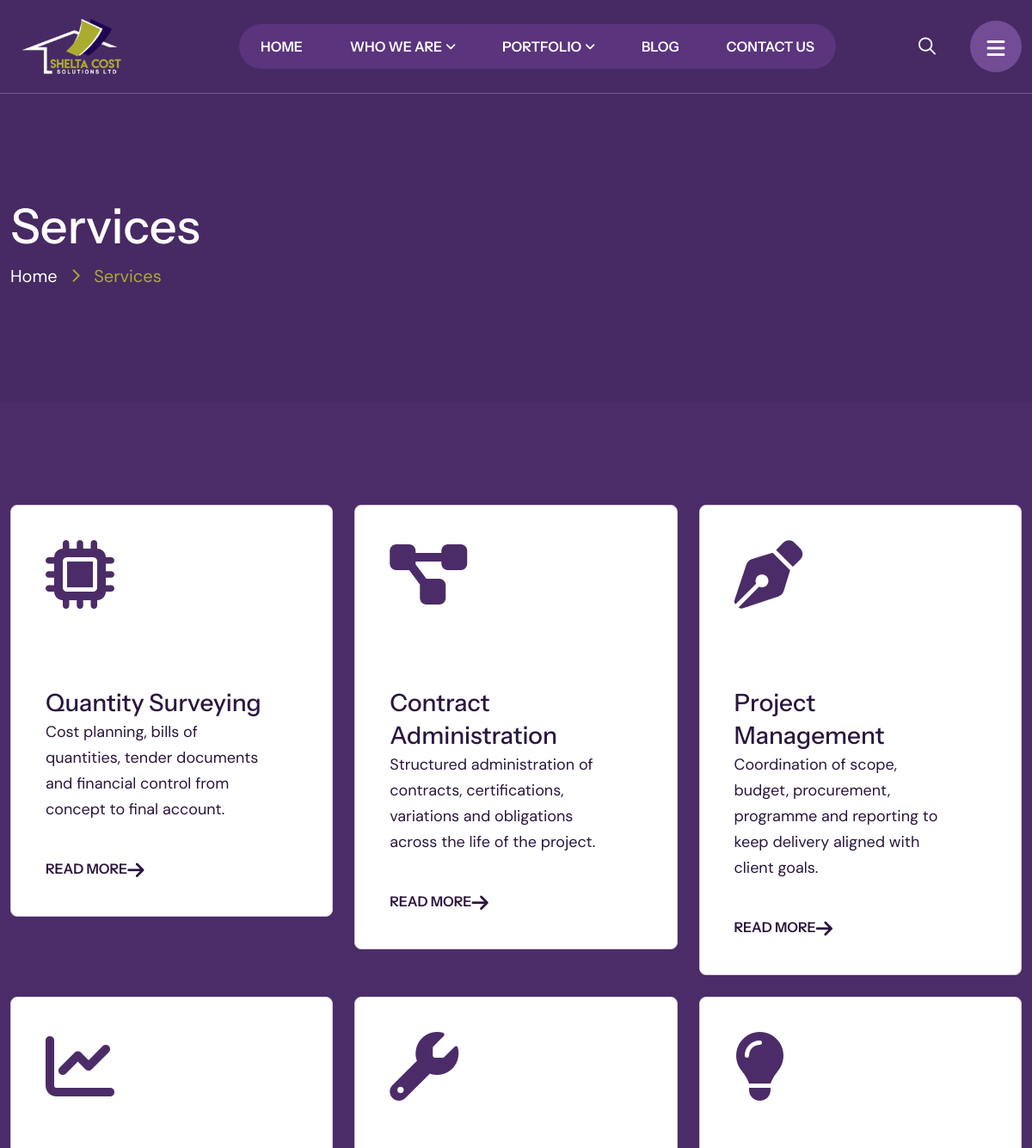
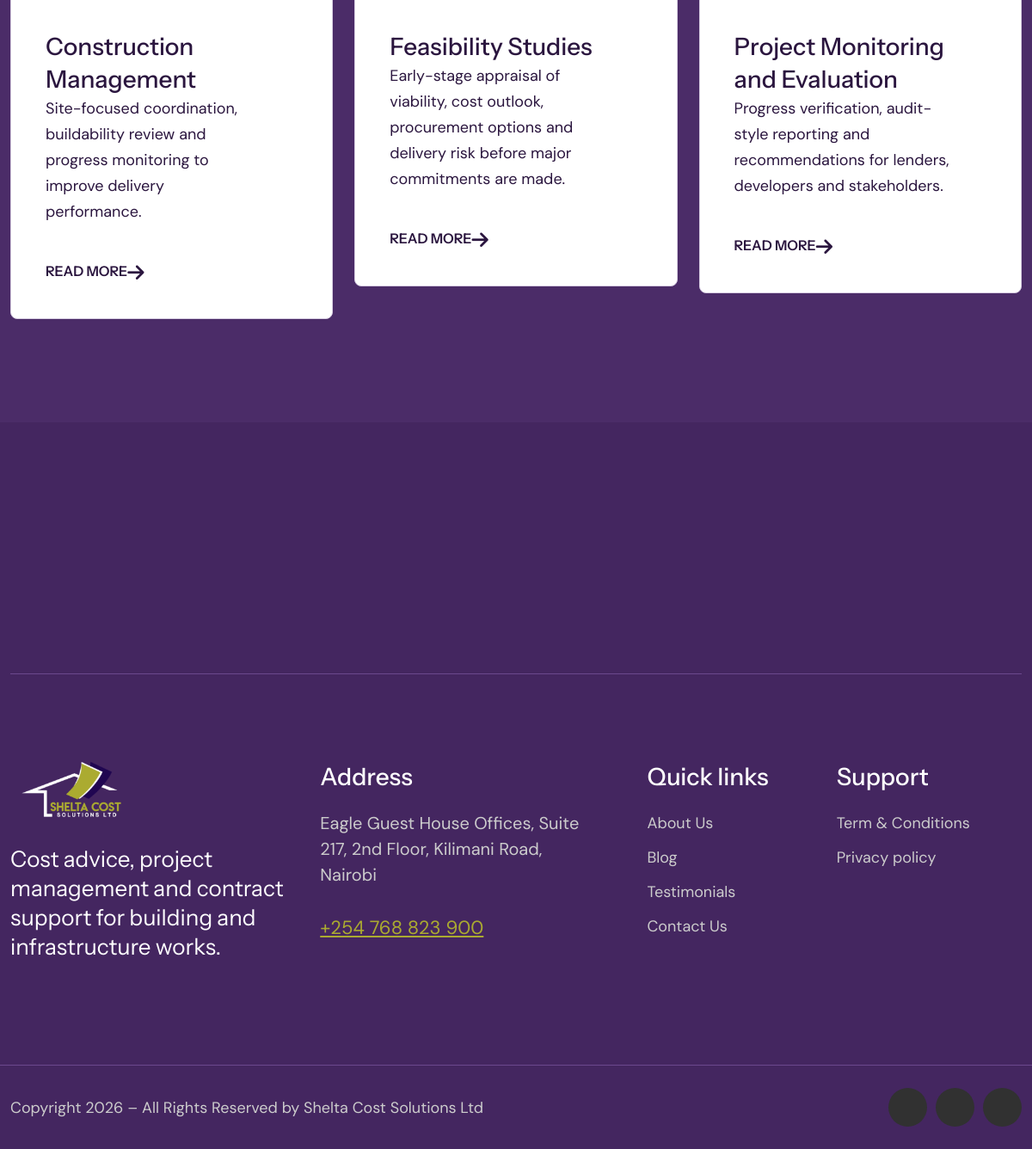
The page /services.html on the database its author committed (2 pictures, top to bottom).
### main/models.py (models this page shows, shortened)
class Service(models.Model):
    title = models.CharField(max_length=200)
    slug = models.SlugField(unique=True)
    icon_class = models.CharField(max_length=100, default='flaticon-design-thinking')
    short_description = models.TextField()
    detail_heading = models.CharField(max_length=200)
    detail_intro = models.TextField()
    detail_body = models.TextField()
    detail_body_two = models.TextField()
    detail_image = models.CharField(max_length=255, blank=True)
    gallery_image_left = models.CharField(max_length=255, blank=True)
    gallery_image_right = models.CharField(max_length=255, blank=True)
    checklist = models.JSONField(default=list, blank=True)
    faq_one_question = models.CharField(max_length=255, blank=True)
    faq_one_answer = models.TextField(blank=True)
    faq_two_question = models.CharField(max_length=255, blank=True)
    faq_two_answer = models.TextField(blank=True)
    faq_three_question = models.CharField(max_length=255, blank=True)
    faq_three_answer = models.TextField(blank=True)
    sort_order = models.PositiveIntegerField(default=0)
    featured = models.BooleanField(default=False)
    class Meta:
        ordering = ['sort_order', 'title']

### main/views.py (the view)
# urls.py: path('services.html', views.services, name='services'),
def services(request):
    return render(request, 'services.html', {'services': Service.objects.all()})

### templates/services.html (shortened to what this page needs)
{% extends "base.html" %}
{% block content %}
<div class="breadcrumb__area" style="background-image: url('assets/img/page/breadcrumb.html');">
	<div class="container">
		<div class="row">
			<div class="col-xl-12">
				<div class="breadcrumb__area-content">
					<h2>Services</h2>
					<ul>
						<li><a href="{% url 'home' %}">Home</a><i class="fa-regular fa-angle-right"></i></li>
						<li>Services</li>
					</ul>
				</div>
			</div>
		</div>
	</div>
</div>
<div class="services__page section-padding-three">
	<div class="container">
		<div class="row">
			{% for service in services %}
			<div class="col-lg-4 col-md-6 mt-25 wow fadeInUp" data-wow-delay=".4s">
				<div class="services__one-item">
					<i class="{{ service.icon_class }}"></i>
					<h4><a href="{% url 'service_detail' service.slug %}">{{ service.title }}</a></h4>
					<p>{{ service.short_description }}</p>
					<a class="more_btn" href="{% url 'service_detail' service.slug %}">Read More<i class="flaticon-right-up"></i></a>
				</div>
			</div>
			{% endfor %}
		</div>
	</div>
</div>
{% endblock %}

### templates/base.html (shortened to what this page needs)
<!DOCTYPE html>
<html lang="en">
<head>
	<link rel="stylesheet" href="assets/css/bootstrap.min.css">
	<link rel="stylesheet" href="assets/css/fontawesome.css">
	<link rel="stylesheet" href="assets/font/flaticon_flexitype.css">
	<link rel="stylesheet" href="assets/css/animate.css">
	<link rel="stylesheet" href="assets/css/swiper-bundle.min.css">
	<link rel="stylesheet" href="assets/css/magnific-popup.css">
	<link rel="stylesheet" href="assets/sass/style.css">
</head>
<body>
	{% include "partials/navbar.html" %}
	{% block content %}{% endblock %}
	{% include "partials/footer.html" %}
</body>
</html>

### templates/partials/navbar.html (shortened to what this page needs)
<div class="header__four">
	<div class="custom_container">
		<div class="header__area-menubar">
			<div class="header__area-menubar-left one">
				<div class="header__area-menubar-left-logo">
					<a href="{% url 'home' %}"><img src="assets/img/logo-shelta.png" alt="logo"></a>
				</div>
			</div>
			<div class="header__area-menubar-center">
				<div class="header__area-menubar-center-menu">
					<ul id="mobilemenu">
						<li><a href="{% url 'home' %}">Home</a></li>
						<li class="menu-item-has-children">
							<a href="#">Who we are</a>
						</li>
						<li class="menu-item-has-children">
							<a href="{% url 'portfolio' %}">Portfolio</a>
						</li>
						<li><a href="{% url 'blog_standard' %}">Blog</a></li>
						<li><a href="{% url 'contact' %}">Contact Us</a></li>
					</ul>
				</div>
			</div>
			<div class="header__area-menubar-right">
				<div class="header__area-menubar-right-search">
					<div class="search">
						<span class="header__area-menubar-right-search-icon open"><i class="fal fa-search"></i></span>
					</div>
				</div>
				<div class="header__area-menubar-right-sidebar">
					<div class="header__area-menubar-right-sidebar-icon">
						<i class="flaticon-menu-6"></i>
					</div>
				</div>
			</div>
		</div>
	</div>
</div>

### templates/partials/footer.html (shortened to what this page needs)
<div class="footer__one">
	<div class="container">
		<div class="row">
			<div class="col-xl-12">
				<div class="footer__one-cta">
					<div class="row al-center">
						<div class="col-lg-8 lg-t-center lg-mb-25">
							<div class="footer__one-cta-title title_split_anim">
								<h2>Talk to Us About Your Next Development</h2>
							</div>
						</div>
						<div class="col-lg-4">
						</div>
					</div>
				</div>
			</div>
			<div class="col-xl-12">
				<div class="footer__one-area">
					<div class="row">
						<div class="col-lg-4 col-sm-6">
							<div class="footer__one-widget mr-40">
								<a class="logo" href="{% url 'home' %}"><img src="assets/img/logo-shelta.png" alt="logo"></a>
								<h5>Cost advice, project management and contract support for building and infrastructure works.</h5>
							</div>
						</div>
						<div class="col-lg-3 col-sm-6 sm-mt-30">
							<div class="footer__one-widget address">
								<h4>Address</h4>
								<div class="footer__one-widget-address">
									<h6><a href="https://www.google.com/maps?q=Eagle+Guest+House+Offices,+Kilimani+Road,+Nairobi">Eagle Guest House Offices, Suite 217, 2nd Floor, Kilimani Road, Nairobi</a></h6>
									<h4><a href="tel:+254768823900">+254 768 823 900</a></h4>
								</div>
							</div>
						</div>
						<div class="col-lg-3 col-sm-6 lg-mt-30">
							<div class="footer__one-widget ml-40 lg-ml-0">
								<h4>Quick links</h4>
								<div class="footer-widget-menu">
									<ul>
										<li><a href="{% url 'about' %}">About Us</a></li>
										<li><a href="{% url 'blog_standard' %}">Blog</a></li>
										<li><a href="{% url 'testimonial' %}">Testimonials</a></li>
										<li><a href="{% url 'contact' %}">Contact Us</a></li>
									</ul>
								</div>
							</div>
						</div>
						<div class="col-lg-2 col-sm-6 lg-mt-30">
							<div class="footer__one-widget address">
								<h4>Support</h4>
								<div class="footer-widget-menu">
									<ul>
										<li><a href="{% url 'contact' %}">Term & Conditions</a></li>
										<li><a href="{% url 'contact' %}">Privacy policy</a></li>
									</ul>
								</div>
							</div>
						</div>
					</div>
				</div>
			</div>
		</div>
	</div>
</div>
<div class="copyright__area">
	<div class="container">
		<div class="row al-center">
			<div class="col-md-7">
				<div class="copyright__area-content md-t-center md-mb-10">
					<p>Copyright 2026 – All Rights Reserved by Shelta Cost Solutions Ltd</p>
				</div>
			</div>
			<div class="col-md-5">
				<div class="copyright__area-social t-right md-t-center">
					<ul>
						<li><a href="https://facebook.com/" target="_blank"><i class="fab fa-facebook-f"></i></a></li>
						<li><a href="https://x.com/" target="_blank"><i class="fa-brands fa-x-twitter"></i></a></li>
						<li><a href="https://linkedin.com/" target="_blank"><i class="fab fa-linkedin-in"></i></a></li>
					</ul>
				</div>
			</div>
		</div>
	</div>
</div>

### rows shown on the page
Service: title "Quantity Surveying", short_description "Cost planning, bills of quantities, tender documents and financial control from concept to final account."
Service: title "Contract Administration", short_description "Structured administration of contracts, certifications, variations and obligations across the life of the project."
Service: title "Project Management", short_description "Coordination of scope, budget, procurement, programme and reporting to keep delivery aligned with client goals."
Service: title "Construction Management", short_description "Site-focused coordination, buildability review and progress monitoring to improve delivery performance."
Service: title "Feasibility Studies", short_description "Early-stage appraisal of viability, cost outlook, procurement options and delivery risk before major commitments are made."
Service: title "Project Monitoring and Evaluation", short_description "Progress verification, audit-style reporting and recommendations for lenders, developers and stakeholders."
